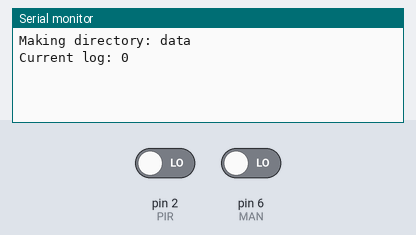
Simulated run of this sketch. Board: Arduino Nano, built with avr-gcc and run on an emulated ATmega328P. On the bench: the last lines printed to the serial monitor. The inputs (shaded band) are chosen by the test bench; at power-on: pin 2 (PIR) LOW, pin 6 (MAN) LOW. Storage starts empty.

Above: at 1.2 s.
1.3 s: pin 2 (PIR) driven HIGH
At 2.0 s:
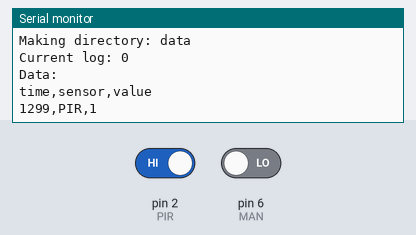
2.8 s: pin 6 (MAN) driven HIGH
At 3.7 s:
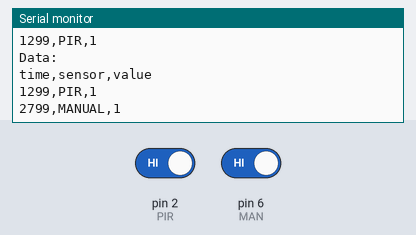

The sketch:

data_logger.ino
```cpp
#include <SPI.h>
#include <SD.h>

#define LED A7
#define PIR 2
#define MAN 6
#define CS 4

File file;
int file_num = -1;
String file_name;
String dir_path = "data";

int pir_p = LOW;
int man_p = LOW;
int time_p = 0;

void setup() {
  Serial.begin(9600);

  if (!SD.begin(CS)) {
    Serial.println("Error 1");
    while (1);
  }

  if (!SD.exists(dir_path)) {
    Serial.println("Making directory: " + dir_path);
    SD.mkdir(dir_path);
  }

  File dir = SD.open("/" + dir_path);
  while (true) {
    File entry = dir.openNextFile();
    if (!entry) break;

    String entry_name = entry.name();
    Serial.println(entry_name);
    int l = entry_name.indexOf('_'), r = entry_name.indexOf('.');
    file_num =  max(file_num, entry_name.substring(l + 1, r).toInt());
  }
  file_num++;
  file_name = dir_path + "/log_" + (String)file_num + ".csv";

  Serial.println("Current log: " + (String)file_num);

  file = SD.open(file_name, FILE_WRITE);
  if (file) {
    file.println("time,sensor,value");
    file.close();
  }

  pinMode(LED, OUTPUT);
  pinMode(PIR, INPUT);
  pinMode(MAN, INPUT);
}

void loop() {
  int pir = digitalRead(PIR);
  if (pir != pir_p) {
    if (pir) {
      log_data("PIR", pir);
    }
    pir_p = pir;
  }

  int man = digitalRead(MAN);
  if (man != man_p) {
    if (man) {
      log_data("MANUAL", man);
    }
    man_p = man;
  }
}

void log_data(String sensor, int value) {
  unsigned long time_n = millis();

  if (time_n - time_p >= 1000) {
    file = SD.open(file_name, FILE_WRITE);
    if (file) {
      // Serial.println((String)time + ",MANUAL" + "," + (String)in);
      file.println((String)time_n + "," + sensor + "," + (String)value);
      file.close();
    }
    time_p = time_n;
  }

  read_data();
}

void read_data() {
  file = SD.open(file_name);
  if (file) {
    Serial.println("Data: ");

    while (file.available()) {
      Serial.write(file.read());
    }

    file.close();
  }
  else {
    Serial.println("Error 2");
  }
}
```

Measured:
- after the input at 1.3 s, the serial monitor: prints a new line at once (image 1)
- after the input at 2.8 s, the serial monitor: prints a new line after 0.06 s (image 2)
